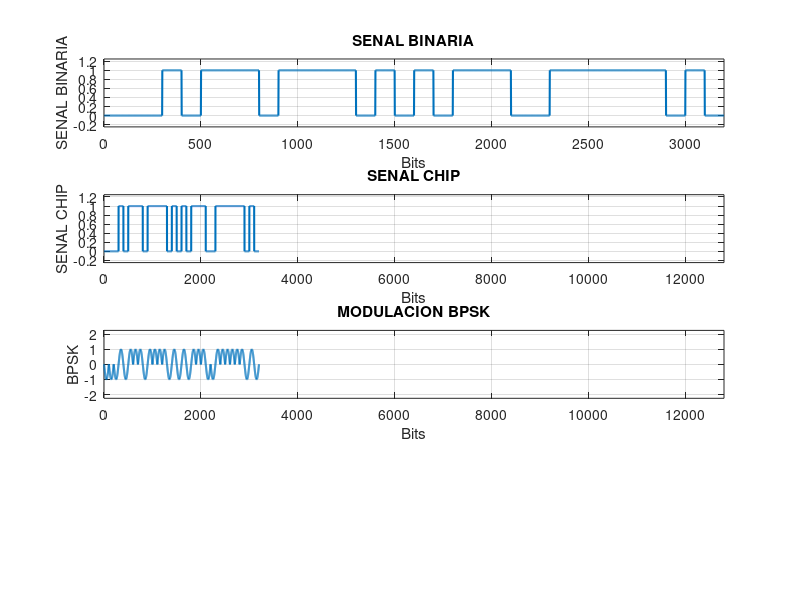
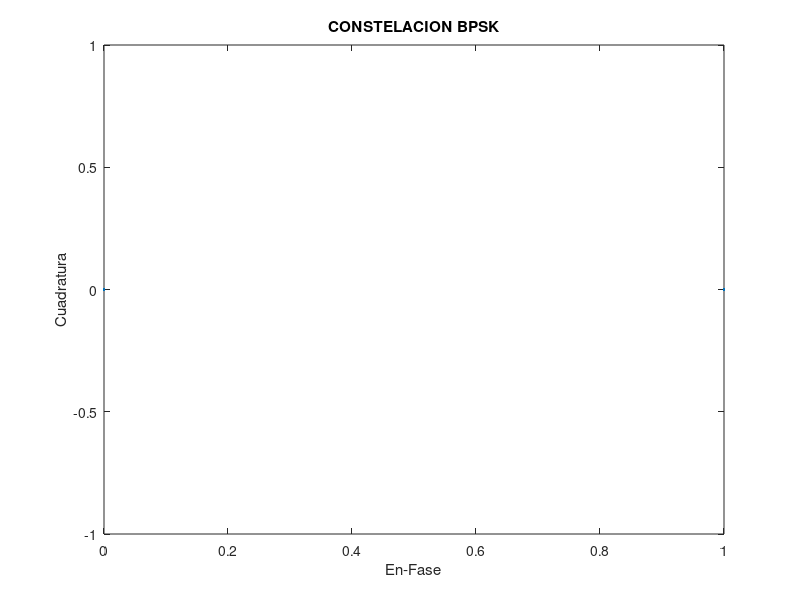

Write MATLAB code to recreate these figures, in order.
%     -------------- GENERADOR  DE BITS ALEATORIOS: ------------------
    
    
    % Generando numeros de 32 bits: 
       generador_bits = randi([-1 1], 32, 1);   % Genera un vector de datos binarios.
       
    % Para mostrarlos en fila (en forma serial):
       serial=reshape(generador_bits,1,[]);     % Cambia las columnas por filas del vector columna de bits.
       disp(serial)                             % Los muestra en la ventana de comandos de Matlab.
     
 
%=========================================================================
%\\\\\\\\\\\\\\\\\\\\\\\\\\\\\\\\\\\\\\\\\\\\\\\\\\\\\\\\\\\\\\\\\\\\\\\\\
%/////////////////////////////////////////////////////////////////////////
%=========================================================================
%      ---------------------  MODULADOR_BPSK: ---------------------
    % 1. Generador senial chip:
    
            % Generando numeros de 32 bits: 
               generador_chip = randi([-1 1], 128, 1);   % Genera un vector de datos binarios.

            % Para mostrarlos en fila (en forma serial):
               serial_chip = reshape(generador_chip,1,[]);     % Cambia las columnas por filas del vector columna de bits.
               disp(serial_chip)                             % Los muestra en la ventana de comandos de Matlab.
    
    % 2. XOR senial:
    
         

    % 3. Pulsos y Modulacion BPSK (Dominio del tiempo):
            f=0.5;
            t=0:2*pi/99:2*pi;
            cp=[];sp=[];
            mod=[];mod1=[];bit=[];
          for n=1:length(generador_bits);
            if generador_bits(n)==0;
                die=-ones(1,100);       %   Modulante
                se=zeros(1,100);        %   Se?al
            else generador_bits(n)=1;
                die=ones(1,100);        %   Modulante
                se=ones(1,100);         %   Se?al
            end
            c=sin(f*t);
            cp=[cp die];
            mod=[mod c];
            bit=[bit se];
        end
            bpsk=cp.*mod;
 
                
%=========================================================================
%/////////////////////////////////////////////////////////////////////////
%=========================================================================
%      ----------------- Power Spectral Density (PDS): ----------------

%na = 4;
%w = hanning(floor(max(size(qpsk))/na));
%w = hanning(floor(max(size(qpsk))));

%=========================================================================
%/////////////////////////////////////////////////////////////////////////
%=========================================================================
%     ---------------------- GR?FICAS/PLOTS: ---------------------

   % Gr?fica de la senial binaria generada:
      
       subplot(4,1,1);plot(bit,'LineWidth',1.5);grid on;
       title('SENAL BINARIA');
       axis([0 100*length(generador_bits) -0.25 1.25]);
       xlabel('Bits');
       ylabel('SENAL BINARIA');
       
   % Gr?fica de la senial chip generada:
      
       subplot(4,1,2);plot(bit,'LineWidth',1.5);grid on;
       title('SENAL CHIP');
       axis([0 100*length(generador_chip) -0.25 1.25]);
       xlabel('Bits');
       ylabel('SENAL CHIP');
        
   % Gr?fica de la senial BPSK en el dominio del tiempo:
       subplot(4,1,3);plot(bpsk,'LineWidth',1.5);grid on;
       title('MODULACION BPSK');
       axis([0 100*length(generador_chip) -2.25 2.25]);
       xlabel('Bits');
       ylabel('BPSK');
   
   % Gr?fica de la senial PDS:
   %    subplot(4,1,4);pwelch(qpsk,w,[],128,2500,'twosided'); grid on;
    %   title('ESPECTRO PSD');
     %  xlabel('Frecuencia Normalizada');
      % ylabel('PDS [dB]');

   
   % Gr?fica de la constelaci?n BPSK:
       scatterplot(generador_bits);
       title('CONSTELACION BPSK');
       xlabel('En-Fase');
       ylabel('Cuadratura');
       disp(length(generador_bits));
   
  
   